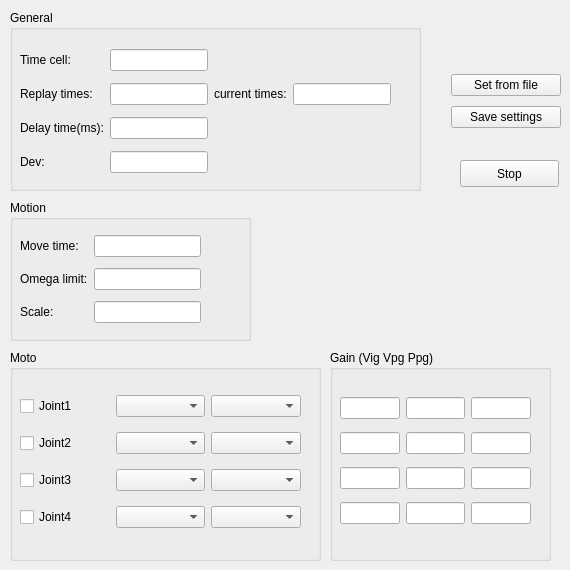
   <widget class="QWidget" name="Config">
    <attribute name="title">
     <string>Config</string>
    </attribute>
    <widget class="QGroupBox" name="groupBox_7">
     <property name="geometry">
      <rect>
       <x>330</x>
       <y>350</y>
       <width>221</width>
       <height>211</height>
      </rect>
     </property>
     <property name="title">
      <string>Gain (Vig Vpg Ppg)</string>
     </property>
     <widget class="QWidget" name="layoutWidget">
      <property name="geometry">
       <rect>
        <x>10</x>
        <y>40</y>
        <width>191</width>
        <height>141</height>
       </rect>
      </property>
      <layout class="QGridLayout" name="gridLayout_6">
       <item row="0" column="0">
        <widget class="QLineEdit" name="lineEdit_vig_1"/>
       </item>
       <item row="0" column="1">
        <widget class="QLineEdit" name="lineEdit_vpg_1"/>
       </item>
       <item row="0" column="2">
        <widget class="QLineEdit" name="lineEdit_ppg_1"/>
       </item>
       <item row="1" column="0">
        <widget class="QLineEdit" name="lineEdit_vig_2"/>
       </item>
       <item row="1" column="1">
        <widget class="QLineEdit" name="lineEdit_vpg_2"/>
       </item>
       <item row="1" column="2">
        <widget class="QLineEdit" name="lineEdit_ppg_2"/>
       </item>
       <item row="2" column="2">
        <widget class="QLineEdit" name="lineEdit_ppg_3">
         <property name="text">
          <string/>
         </property>
        </widget>
       </item>
       <item row="2" column="0">
        <widget class="QLineEdit" name="lineEdit_vig_3"/>
       </item>
       <item row="2" column="1">
        <widget class="QLineEdit" name="lineEdit_vpg_3"/>
       </item>
       <item row="3" column="2">
        <widget class="QLineEdit" name="lineEdit_ppg_4">
         <property name="text">
          <string/>
         </property>
        </widget>
       </item>
       <item row="3" column="0">
        <widget class="QLineEdit" name="lineEdit_vig_4">
         <property name="text">
          <string/>
         </property>
        </widget>
       </item>
       <item row="3" column="1">
        <widget class="QLineEdit" name="lineEdit_vpg_4">
         <property name="text">
          <string/>
         </property>
        </widget>
       </item>
      </layout>
     </widget>
    </widget>
    <widget class="QGroupBox" name="groupBox_6">
     <property name="geometry">
      <rect>
       <x>10</x>
       <y>10</y>
       <width>411</width>
       <height>181</height>
      </rect>
     </property>
     <property name="title">
      <string>General</string>
     </property>
     <widget class="QWidget" name="layoutWidget">
      <property name="geometry">
       <rect>
        <x>10</x>
        <y>33</y>
        <width>371</width>
        <height>136</height>
       </rect>
      </property>
      <layout class="QGridLayout" name="gridLayout_2">
       <item row="0" column="0">
        <widget class="QLabel" name="label_12">
         <property name="text">
          <string>Time cell:</string>
         </property>
        </widget>
       </item>
       <item row="0" column="1">
        <widget class="QLineEdit" name="lineEdit_step_span"/>
       </item>
       <item row="1" column="0">
        <widget class="QLabel" name="label_4">
         <property name="text">
          <string>Replay times:</string>
         </property>
        </widget>
       </item>
       <item row="1" column="1">
        <widget class="QLineEdit" name="lineEdit_4">
         <property name="text">
          <string/>
         </property>
         <property name="dragEnabled">
          <bool>false</bool>
         </property>
         <property name="readOnly">
          <bool>false</bool>
         </property>
        </widget>
       </item>
       <item row="2" column="0">
        <widget class="QLabel" name="label_28">
         <property name="text">
          <string>Delay time(ms):</string>
         </property>
        </widget>
       </item>
       <item row="2" column="1">
        <widget class="QLineEdit" name="lineEdit_delay_time"/>
       </item>
       <item row="3" column="0">
        <widget class="QLabel" name="label_27">
         <property name="text">
          <string>Dev:</string>
         </property>
        </widget>
       </item>
       <item row="3" column="1">
        <widget class="QLineEdit" name="lineEdit_dev"/>
       </item>
       <item row="1" column="2">
        <widget class="QLabel" name="label_37">
         <property name="text">
          <string>current times:</string>
         </property>
        </widget>
       </item>
       <item row="1" column="3">
        <widget class="QLineEdit" name="lineEdit_current_time"/>
       </item>
      </layout>
     </widget>
    </widget>
    <widget class="QGroupBox" name="groupBox_10">
     <property name="geometry">
      <rect>
       <x>10</x>
       <y>200</y>
       <width>241</width>
       <height>141</height>
      </rect>
     </property>
     <property name="title">
      <string>Motion</string>
     </property>
     <widget class="QWidget" name="layoutWidget">
      <property name="geometry">
       <rect>
        <x>10</x>
        <y>30</y>
        <width>181</width>
        <height>101</height>
       </rect>
      </property>
      <layout class="QGridLayout" name="gridLayout">
       <item row="0" column="0">
        <widget class="QLabel" name="label_14">
         <property name="text">
          <string>Move time:</string>
         </property>
        </widget>
       </item>
       <item row="0" column="1">
        <widget class="QLineEdit" name="lineEdit_5"/>
       </item>
       <item row="1" column="0">
        <widget class="QLabel" name="label_13">
         <property name="text">
          <string>Omega limit:</string>
         </property>
        </widget>
       </item>
       <item row="1" column="1">
        <widget class="QLineEdit" name="lineEdit"/>
       </item>
       <item row="2" column="0">
        <widget class="QLabel" name="label_2">
         <property name="text">
          <string>Scale:</string>
         </property>
        </widget>
       </item>
       <item row="2" column="1">
        <widget class="QLineEdit" name="lineEdit_2"/>
       </item>
      </layout>
     </widget>
    </widget>
    <widget class="QGroupBox" name="groupBox_11">
     <property name="geometry">
      <rect>
       <x>10</x>
       <y>350</y>
       <width>311</width>
       <height>211</height>
      </rect>
     </property>
     <property name="title">
      <string>Moto</string>
     </property>
     <widget class="QWidget" name="layoutWidget">
      <property name="geometry">
       <rect>
        <x>10</x>
        <y>36</y>
        <width>281</width>
        <height>151</height>
       </rect>
      </property>
      <layout class="QGridLayout" name="gridLayout_7">
       <item row="0" column="0">
        <widget class="QCheckBox" name="checkBox">
         <property name="text">
          <string>Joint1</string>
         </property>
        </widget>
       </item>
       <item row="0" column="1">
        <widget class="QComboBox" name="comboBox"/>
       </item>
       <item row="0" column="2">
        <widget class="QComboBox" name="comboBox_cw1"/>
       </item>
       <item row="1" column="1">
        <widget class="QComboBox" name="comboBox_2"/>
       </item>
       <item row="1" column="0">
        <widget class="QCheckBox" name="checkBox_2">
         <property name="text">
          <string>Joint2</string>
         </property>
        </widget>
       </item>
       <item row="1" column="2">
        <widget class="QComboBox" name="comboBox_cw2"/>
       </item>
       <item row="2" column="0">
        <widget class="QCheckBox" name="checkBox_3">
         <property name="text">
          <string>Joint3</string>
         </property>
        </widget>
       </item>
       <item row="2" column="1">
        <widget class="QComboBox" name="comboBox_3"/>
       </item>
       <item row="2" column="2">
        <widget class="QComboBox" name="comboBox_cw3"/>
       </item>
       <item row="3" column="2">
        <widget class="QComboBox" name="comboBox_cw4"/>
       </item>
       <item row="3" column="0">
        <widget class="QCheckBox" name="checkBox_4">
         <property name="text">
          <string>Joint4</string>
         </property>
        </widget>
       </item>
       <item row="3" column="1">
        <widget class="QComboBox" name="comboBox_4"/>
       </item>
      </layout>
     </widget>
    </widget>
    <widget class="QWidget" name="layoutWidget">
     <property name="geometry">
      <rect>
       <x>451</x>
       <y>70</y>
       <width>110</width>
       <height>62</height>
      </rect>
     </property>
     <layout class="QGridLayout" name="gridLayout_18">
      <property name="horizontalSpacing">
       <number>0</number>
      </property>
      <item row="0" column="0">
       <widget class="QPushButton" name="pushButton_5">
        <property name="text">
         <string>Set from file</string>
        </property>
       </widget>
      </item>
      <item row="1" column="0">
       <widget class="QPushButton" name="pushButton_6">
        <property name="text">
         <string>Save settings</string>
        </property>
       </widget>
      </item>
     </layout>
    </widget>
    <widget class="QPushButton" name="pushButton_mythread2_stop">
     <property name="geometry">
      <rect>
       <x>460</x>
       <y>160</y>
       <width>99</width>
       <height>27</height>
      </rect>
     </property>
     <property name="text">
      <string>Stop</string>
     </property>
    </widget>
   </widget>
